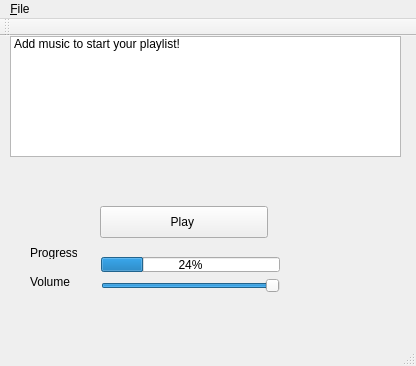
<?xml version="1.0" encoding="UTF-8"?>
<ui version="4.0">
 <class>MainWindow</class>
 <widget class="QMainWindow" name="MainWindow">
  <property name="windowModality">
   <enum>Qt::NonModal</enum>
  </property>
  <property name="geometry">
   <rect>
    <x>0</x>
    <y>0</y>
    <width>416</width>
    <height>366</height>
   </rect>
  </property>
  <property name="sizePolicy">
   <sizepolicy hsizetype="Preferred" vsizetype="Preferred">
    <horstretch>0</horstretch>
    <verstretch>0</verstretch>
   </sizepolicy>
  </property>
  <property name="windowTitle">
   <string>MainWindow</string>
  </property>
  <widget class="QWidget" name="centralWidget">
   <property name="enabled">
    <bool>true</bool>
   </property>
   <property name="sizePolicy">
    <sizepolicy hsizetype="Expanding" vsizetype="Expanding">
     <horstretch>0</horstretch>
     <verstretch>0</verstretch>
    </sizepolicy>
   </property>
   <property name="layoutDirection">
    <enum>Qt::LeftToRight</enum>
   </property>
   <widget class="QLabel" name="label_2">
    <property name="geometry">
     <rect>
      <x>30</x>
      <y>230</y>
      <width>47</width>
      <height>32</height>
     </rect>
    </property>
    <property name="text">
     <string>Volume</string>
    </property>
   </widget>
   <widget class="QLabel" name="label">
    <property name="geometry">
     <rect>
      <x>30</x>
      <y>210</y>
      <width>47</width>
      <height>13</height>
     </rect>
    </property>
    <property name="text">
     <string>Progress</string>
    </property>
   </widget>
   <widget class="QWidget" name="layoutWidget">
    <property name="geometry">
     <rect>
      <x>100</x>
      <y>170</y>
      <width>168</width>
      <height>32</height>
     </rect>
    </property>
    <layout class="QHBoxLayout" name="horizontalLayout"/>
   </widget>
   <widget class="QWidget" name="layoutWidget">
    <property name="geometry">
     <rect>
      <x>90</x>
      <y>210</y>
      <width>201</width>
      <height>58</height>
     </rect>
    </property>
    <layout class="QVBoxLayout" name="verticalLayout">
     <item>
      <widget class="QProgressBar" name="progressBar">
       <property name="value">
        <number>24</number>
       </property>
      </widget>
     </item>
     <item>
      <widget class="QSlider" name="horizontalSlider">
       <property name="sliderPosition">
        <number>99</number>
       </property>
       <property name="orientation">
        <enum>Qt::Horizontal</enum>
       </property>
      </widget>
     </item>
    </layout>
   </widget>
   <widget class="QPushButton" name="playButton">
    <property name="geometry">
     <rect>
      <x>100</x>
      <y>170</y>
      <width>168</width>
      <height>32</height>
     </rect>
    </property>
    <property name="text">
     <string>Play </string>
    </property>
   </widget>
   <widget class="QListWidget" name="listWidget">
    <property name="geometry">
     <rect>
      <x>10</x>
      <y>0</y>
      <width>391</width>
      <height>121</height>
     </rect>
    </property>
    <item>
     <property name="text">
      <string>Add music to start your playlist!</string>
     </property>
    </item>
   </widget>
   <widget class="QWidget" name="layoutWidget">
    <property name="geometry">
     <rect>
      <x>12</x>
      <y>130</y>
      <width>381</width>
      <height>18</height>
     </rect>
    </property>
    <layout class="QFormLayout" name="formLayout">
     <item row="0" column="0">
      <widget class="QLabel" name="nowPlaying">
       <property name="text">
        <string>Now Playing:</string>
       </property>
      </widget>
     </item>
     <item row="0" column="1">
      <widget class="QLabel" name="currentSong">
       <property name="text">
        <string>Current Song</string>
       </property>
      </widget>
     </item>
    </layout>
   </widget>
   <zorder>layoutWidget</zorder>
   <zorder>layoutWidget</zorder>
   <zorder>layoutWidget</zorder>
   <zorder>label</zorder>
   <zorder>label_2</zorder>
   <zorder>playButton</zorder>
   <zorder>listWidget</zorder>
  </widget>
  <widget class="QMenuBar" name="menuBar">
   <property name="geometry">
    <rect>
     <x>0</x>
     <y>0</y>
     <width>416</width>
     <height>22</height>
    </rect>
   </property>
   <widget class="QMenu" name="menuAURAL">
    <property name="title">
     <string>&amp;File</string>
    </property>
    <addaction name="actionAddNewTrack"/>
    <addaction name="separator"/>
   </widget>
   <addaction name="menuAURAL"/>
  </widget>
  <widget class="QToolBar" name="mainToolBar">
   <attribute name="toolBarArea">
    <enum>TopToolBarArea</enum>
   </attribute>
   <attribute name="toolBarBreak">
    <bool>false</bool>
   </attribute>
  </widget>
  <widget class="QStatusBar" name="statusBar"/>
  <action name="actionAddNewTrack">
   <property name="text">
    <string>&amp;Add New Track...</string>
   </property>
  </action>
 </widget>
 <layoutdefault spacing="6" margin="11"/>
 <resources/>
 <connections/>
</ui>
